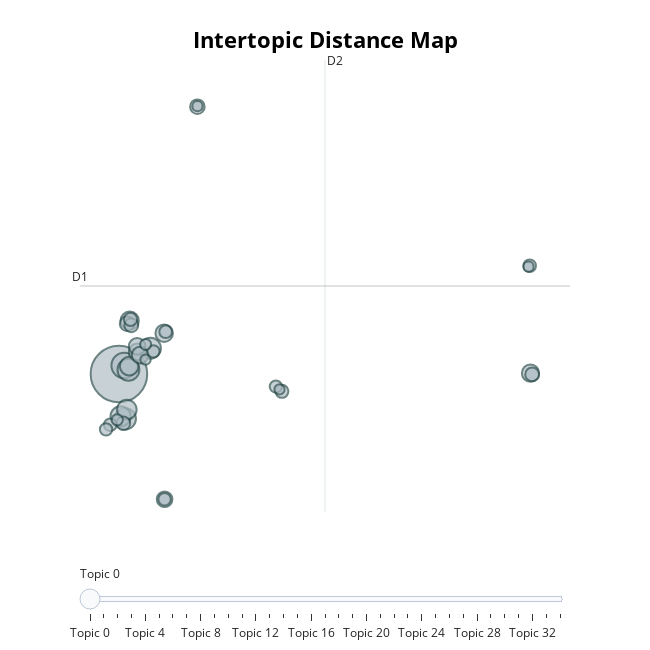

Notebook cell for this chart:
### Code cell
topic_model.visualize_topics()

### Figure 1 — Plotly figure (JSON) as saved in the notebook; plotly's stock layout.template omitted (floating-point values rounded to 4 significant figures)
{"data": [{"customdata": [[0, "child | care | families | quality | parents", 6638], [1, "equal | pay | work | paid | deserve", 1348], [2, "sport | sports | equal | athletes | gender", 995], [3, "muslim | talaq | triple | bill | court", 945], [4, "workplace | harassment | sexual | eeoc | discrimination", 911], [5, "violence | based | gender | domestic | women", 846], [6, "students | sexual | university | harassment | campus", 793], [7, "candidates | female | clinton | hillary | president", 727], [8, "film | hollywood | films | movie | industry", 689], [9, "equality | gender | commitment | think | progress", 635], [10, "harassment | sexual | allegations | committee | complaint", 616], [11, "gap | gender | pay | close | closing", 595], [12, "discrimination | sex | transgender | title | ix", 571], [13, "harassment | sexual | severe | pervasive | think", 571], [14, "muslim | islam | oppression | women | muslims", 509], [15, "military | uniform | men | forces | armed", 440], [16, "metoo | movement | sexual | harassment | assault", 439], [17, "fight | thief | game | fighting | fought", 401], [18, "fox | news | ailes | oreilly | harassment", 395], [19, "indigenous | missing | murdered | girls | women", 392], [20, "speak | sexual | courage | men | harassment", 362], [21, "parenthood | planned | rights | lgbt | civil", 350], [22, "rights | human | women | right | stand", 335], [23, "canada | equality | gender | world | canadian", 330], [24, "congress | harassment | sexual | capitol | taxpayer", 327], [25, "wear | muslim | hijab | wearing | black", 320], [26, "stereotypes | gender | harmful | advancing | code", 319], [27, "india | participation | haj | women | mehram", 318], [28, "abortion | rights | right | women | reproductive", 311], [29, "saudi | arabia | israel | rights | activists", 263], [30, "tolerance | zero | policy | sexual | harassment", 254], [31, "culture | harassment | sexual | change | springfield", 220], [32, "attack | rights | health | access | women", 218], [33, "senate | franken | senator | moore | roy", 217], [34, "police | men | department | officers | enforcement", 217]], "hovertemplate": "<b>Topic %{customdata[0]}</b><br>Words: %{customdata[1]}<br>Size: %{customdata[2]}", "legendgroup": "", "marker": {"color": "#B0BEC5", "line": {"color": "DarkSlateGrey", "width": 2}, "size": [6638, 1348, 995, 945, 911, 846, 793, 727, 689, 635, 616, 595, 571, 571, 509, 440, 439, 401, 395, 392, 362, 350, 335, 330, 327, 320, 319, 318, 311, 263, 254, 220, 218, 217, 217], "sizemode": "area", "sizeref": 4.149, "symbol": "circle"}, "mode": "markers", "name": "", "orientation": "v", "showlegend": false, "type": "scatter", "x": [-8.022, -7.759, -7.548, -7.706, -6.453, -7.94, -7.628, -7.509, -7.485, -5.766, 12.5, -7.111, -7.115, -6.969, -5.745, -4.11, -7.617, -7.405, 12.59, -7.803, -7.443, 0.1069, -5.691, -8.454, 12.46, -5.745, -6.303, -8.664, -0.1962, -8.104, -6.691, -6.695, -0.01499, 12.41, -4.105], "xaxis": "x", "y": [2.533, 3.067, 2.795, -0.2892, 4.152, -0.1382, 0.2946, 3.019, 5.883, 5.098, 2.583, 3.913, 4.264, 3.716, -5.349, 19.34, 5.691, 5.597, 2.501, -0.5686, 5.964, 1.438, 5.19, -0.6645, 9.337, -5.347, 3.954, -0.9518, 1.741, -0.3506, 4.386, 3.43, 1.56, 9.28, 19.37], "yaxis": "y"}], "layout": {"annotations": [{"showarrow": false, "text": "D1", "x": -9.964, "y": 8.064, "yshift": 10}, {"showarrow": false, "text": "D2", "x": 2.255, "xshift": 10, "y": 22.28}], "height": 650, "hoverlabel": {"bgcolor": "white", "font": {"family": "Rockwell", "size": 16}}, "legend": {"itemsizing": "constant", "tracegroupgap": 0}, "margin": {"t": 60}, "shapes": [{"line": {"color": "#CFD8DC", "width": 2}, "type": "line", "x0": 2.255, "x1": 2.255, "y0": -6.151, "y1": 22.28}, {"line": {"color": "#9E9E9E", "width": 2}, "type": "line", "x0": -9.964, "x1": 14.47, "y0": 8.064, "y1": 8.064}], "sliders": [{"active": 0, "pad": {"t": 50}, "steps": [{"args": [{"marker.color": [["red", "#B0BEC5", "#B0BEC5", "#B0BEC5", "#B0BEC5", "#B0BEC5", "#B0BEC5", "#B0BEC5", "#B0BEC5", "#B0BEC5", "#B0BEC5", "#B0BEC5", "#B0BEC5", "#B0BEC5", "#B0BEC5", "#B0BEC5", "#B0BEC5", "#B0BEC5", "#B0BEC5", "#B0BEC5", "#B0BEC5", "#B0BEC5", "#B0BEC5", "#B0BEC5", "#B0BEC5", "#B0BEC5", "#B0BEC5", "#B0BEC5", "#B0BEC5", "#B0BEC5", "#B0BEC5", "#B0BEC5", "#B0BEC5", "#B0BEC5", "#B0BEC5"]]}], "label": "Topic 0", "method": "update"}, {"args": [{"marker.color": [["#B0BEC5", "red", "#B0BEC5", "#B0BEC5", "#B0BEC5", "#B0BEC5", "#B0BEC5", "#B0BEC5", "#B0BEC5", "#B0BEC5", "#B0BEC5", "#B0BEC5", "#B0BEC5", "#B0BEC5", "#B0BEC5", "#B0BEC5", "#B0BEC5", "#B0BEC5", "#B0BEC5", "#B0BEC5", "#B0BEC5", "#B0BEC5", "#B0BEC5", "#B0BEC5", "#B0BEC5", "#B0BEC5", "#B0BEC5", "#B0BEC5", "#B0BEC5", "#B0BEC5", "#B0BEC5", "#B0BEC5", "#B0BEC5", "#B0BEC5", "#B0BEC5"]]}], "label": "Topic 1", "method": "update"}, {"args": [{"marker.color": [["#B0BEC5", "#B0BEC5", "red", "#B0BEC5", "#B0BEC5", "#B0BEC5", "#B0BEC5", "#B0BEC5", "#B0BEC5", "#B0BEC5", "#B0BEC5", "#B0BEC5", "#B0BEC5", "#B0BEC5", "#B0BEC5", "#B0BEC5", "#B0BEC5", "#B0BEC5", "#B0BEC5", "#B0BEC5", "#B0BEC5", "#B0BEC5", "#B0BEC5", "#B0BEC5", "#B0BEC5", "#B0BEC5", "#B0BEC5", "#B0BEC5", "#B0BEC5", "#B0BEC5", "#B0BEC5", "#B0BEC5", "#B0BEC5", "#B0BEC5", "#B0BEC5"]]}], "label": "Topic 2", "method": "update"}, {"args": [{"marker.color": [["#B0BEC5", "#B0BEC5", "#B0BEC5", "red", "#B0BEC5", "#B0BEC5", "#B0BEC5", "#B0BEC5", "#B0BEC5", "#B0BEC5", "#B0BEC5", "#B0BEC5", "#B0BEC5", "#B0BEC5", "#B0BEC5", "#B0BEC5", "#B0BEC5", "#B0BEC5", "#B0BEC5", "#B0BEC5", "#B0BEC5", "#B0BEC5", "#B0BEC5", "#B0BEC5", "#B0BEC5", "#B0BEC5", "#B0BEC5", "#B0BEC5", "#B0BEC5", "#B0BEC5", "#B0BEC5", "#B0BEC5", "#B0BEC5", "#B0BEC5", "#B0BEC5"]]}], "label": "Topic 3", "method": "update"}, {"args": [{"marker.color": [["#B0BEC5", "#B0BEC5", "#B0BEC5", "#B0BEC5", "red", "#B0BEC5", "#B0BEC5", "#B0BEC5", "#B0BEC5", "#B0BEC5", "#B0BEC5", "#B0BEC5", "#B0BEC5", "#B0BEC5", "#B0BEC5", "#B0BEC5", "#B0BEC5", "#B0BEC5", "#B0BEC5", "#B0BEC5", "#B0BEC5", "#B0BEC5", "#B0BEC5", "#B0BEC5", "#B0BEC5", "#B0BEC5", "#B0BEC5", "#B0BEC5", "#B0BEC5", "#B0BEC5", "#B0BEC5", "#B0BEC5", "#B0BEC5", "#B0BEC5", "#B0BEC5"]]}], "label": "Topic 4", "method": "update"}, {"args": [{"marker.color": [["#B0BEC5", "#B0BEC5", "#B0BEC5", "#B0BEC5", "#B0BEC5", "red", "#B0BEC5", "#B0BEC5", "#B0BEC5", "#B0BEC5", "#B0BEC5", "#B0BEC5", "#B0BEC5", "#B0BEC5", "#B0BEC5", "#B0BEC5", "#B0BEC5", "#B0BEC5", "#B0BEC5", "#B0BEC5", "#B0BEC5", "#B0BEC5", "#B0BEC5", "#B0BEC5", "#B0BEC5", "#B0BEC5", "#B0BEC5", "#B0BEC5", "#B0BEC5", "#B0BEC5", "#B0BEC5", "#B0BEC5", "#B0BEC5", "#B0BEC5", "#B0BEC5"]]}], "label": "Topic 5", "method": "update"}, {"args": [{"marker.color": [["#B0BEC5", "#B0BEC5", "#B0BEC5", "#B0BEC5", "#B0BEC5", "#B0BEC5", "red", "#B0BEC5", "#B0BEC5", "#B0BEC5", "#B0BEC5", "#B0BEC5", "#B0BEC5", "#B0BEC5", "#B0BEC5", "#B0BEC5", "#B0BEC5", "#B0BEC5", "#B0BEC5", "#B0BEC5", "#B0BEC5", "#B0BEC5", "#B0BEC5", "#B0BEC5", "#B0BEC5", "#B0BEC5", "#B0BEC5", "#B0BEC5", "#B0BEC5", "#B0BEC5", "#B0BEC5", "#B0BEC5", "#B0BEC5", "#B0BEC5", "#B0BEC5"]]}], "label": "Topic 6", "method": "update"}, {"args": [{"marker.color": [["#B0BEC5", "#B0BEC5", "#B0BEC5", "#B0BEC5", "#B0BEC5", "#B0BEC5", "#B0BEC5", "red", "#B0BEC5", "#B0BEC5", "#B0BEC5", "#B0BEC5", "#B0BEC5", "#B0BEC5", "#B0BEC5", "#B0BEC5", "#B0BEC5", "#B0BEC5", "#B0BEC5", "#B0BEC5", "#B0BEC5", "#B0BEC5", "#B0BEC5", "#B0BEC5", "#B0BEC5", "#B0BEC5", "#B0BEC5", "#B0BEC5", "#B0BEC5", "#B0BEC5", "#B0BEC5", "#B0BEC5", "#B0BEC5", "#B0BEC5", "#B0BEC5"]]}], "label": "Topic 7", "method": "update"}, {"args": [{"marker.color": [["#B0BEC5", "#B0BEC5", "#B0BEC5", "#B0BEC5", "#B0BEC5", "#B0BEC5", "#B0BEC5", "#B0BEC5", "red", "#B0BEC5", "#B0BEC5", "#B0BEC5", "#B0BEC5", "#B0BEC5", "#B0BEC5", "#B0BEC5", "#B0BEC5", "#B0BEC5", "#B0BEC5", "#B0BEC5", "#B0BEC5", "#B0BEC5", "#B0BEC5", "#B0BEC5", "#B0BEC5", "#B0BEC5", "#B0BEC5", "#B0BEC5", "#B0BEC5", "#B0BEC5", "#B0BEC5", "#B0BEC5", "#B0BEC5", "#B0BEC5", "#B0BEC5"]]}], "label": "Topic 8", "method": "update"}, {"args": [{"marker.color": [["#B0BEC5", "#B0BEC5", "#B0BEC5", "#B0BEC5", "#B0BEC5", "#B0BEC5", "#B0BEC5", "#B0BEC5", "#B0BEC5", "red", "#B0BEC5", "#B0BEC5", "#B0BEC5", "#B0BEC5", "#B0BEC5", "#B0BEC5", "#B0BEC5", "#B0BEC5", "#B0BEC5", "#B0BEC5", "#B0BEC5", "#B0BEC5", "#B0BEC5", "#B0BEC5", "#B0BEC5", "#B0BEC5", "#B0BEC5", "#B0BEC5", "#B0BEC5", "#B0BEC5", "#B0BEC5", "#B0BEC5", "#B0BEC5", "#B0BEC5", "#B0BEC5"]]}], "label": "Topic 9", "method": "update"}, {"args": [{"marker.color": [["#B0BEC5", "#B0BEC5", "#B0BEC5", "#B0BEC5", "#B0BEC5", "#B0BEC5", "#B0BEC5", "#B0BEC5", "#B0BEC5", "#B0BEC5", "red", "#B0BEC5", "#B0BEC5", "#B0BEC5", "#B0BEC5", "#B0BEC5", "#B0BEC5", "#B0BEC5", "#B0BEC5", "#B0BEC5", "#B0BEC5", "#B0BEC5", "#B0BEC5", "#B0BEC5", "#B0BEC5", "#B0BEC5", "#B0BEC5", "#B0BEC5", "#B0BEC5", "#B0BEC5", "#B0BEC5", "#B0BEC5", "#B0BEC5", "#B0BEC5", "#B0BEC5"]]}], "label": "Topic 10", "method": "update"}, {"args": [{"marker.color": [["#B0BEC5", "#B0BEC5", "#B0BEC5", "#B0BEC5", "#B0BEC5", "#B0BEC5", "#B0BEC5", "#B0BEC5", "#B0BEC5", "#B0BEC5", "#B0BEC5", "red", "#B0BEC5", "#B0BEC5", "#B0BEC5", "#B0BEC5", "#B0BEC5", "#B0BEC5", "#B0BEC5", "#B0BEC5", "#B0BEC5", "#B0BEC5", "#B0BEC5", "#B0BEC5", "#B0BEC5", "#B0BEC5", "#B0BEC5", "#B0BEC5", "#B0BEC5", "#B0BEC5", "#B0BEC5", "#B0BEC5", "#B0BEC5", "#B0BEC5", "#B0BEC5"]]}], "label": "Topic 11", "method": "update"}, {"args": [{"marker.color": [["#B0BEC5", "#B0BEC5", "#B0BEC5", "#B0BEC5", "#B0BEC5", "#B0BEC5", "#B0BEC5", "#B0BEC5", "#B0BEC5", "#B0BEC5", "#B0BEC5", "#B0BEC5", "red", "#B0BEC5", "#B0BEC5", "#B0BEC5", "#B0BEC5", "#B0BEC5", "#B0BEC5", "#B0BEC5", "#B0BEC5", "#B0BEC5", "#B0BEC5", "#B0BEC5", "#B0BEC5", "#B0BEC5", "#B0BEC5", "#B0BEC5", "#B0BEC5", "#B0BEC5", "#B0BEC5", "#B0BEC5", "#B0BEC5", "#B0BEC5", "#B0BEC5"]]}], "label": "Topic 12", "method": "update"}, {"args": [{"marker.color": [["#B0BEC5", "#B0BEC5", "#B0BEC5", "#B0BEC5", "#B0BEC5", "#B0BEC5", "#B0BEC5", "#B0BEC5", "#B0BEC5", "#B0BEC5", "#B0BEC5", "#B0BEC5", "#B0BEC5", "red", "#B0BEC5", "#B0BEC5", "#B0BEC5", "#B0BEC5", "#B0BEC5", "#B0BEC5", "#B0BEC5", "#B0BEC5", "#B0BEC5", "#B0BEC5", "#B0BEC5", "#B0BEC5", "#B0BEC5", "#B0BEC5", "#B0BEC5", "#B0BEC5", "#B0BEC5", "#B0BEC5", "#B0BEC5", "#B0BEC5", "#B0BEC5"]]}], "label": "Topic 13", "method": "update"}, {"args": [{"marker.color": [["#B0BEC5", "#B0BEC5", "#B0BEC5", "#B0BEC5", "#B0BEC5", "#B0BEC5", "#B0BEC5", "#B0BEC5", "#B0BEC5", "#B0BEC5", "#B0BEC5", "#B0BEC5", "#B0BEC5", "#B0BEC5", "red", "#B0BEC5", "#B0BEC5", "#B0BEC5", "#B0BEC5", "#B0BEC5", "#B0BEC5", "#B0BEC5", "#B0BEC5", "#B0BEC5", "#B0BEC5", "#B0BEC5", "#B0BEC5", "#B0BEC5", "#B0BEC5", "#B0BEC5", "#B0BEC5", "#B0BEC5", "#B0BEC5", "#B0BEC5", "#B0BEC5"]]}], "label": "Topic 14", "method": "update"}, {"args": [{"marker.color": [["#B0BEC5", "#B0BEC5", "#B0BEC5", "#B0BEC5", "#B0BEC5", "#B0BEC5", "#B0BEC5", "#B0BEC5", "#B0BEC5", "#B0BEC5", "#B0BEC5", "#B0BEC5", "#B0BEC5", "#B0BEC5", "#B0BEC5", "red", "#B0BEC5", "#B0BEC5", "#B0BEC5", "#B0BEC5", "#B0BEC5", "#B0BEC5", "#B0BEC5", "#B0BEC5", "#B0BEC5", "#B0BEC5", "#B0BEC5", "#B0BEC5", "#B0BEC5", "#B0BEC5", "#B0BEC5", "#B0BEC5", "#B0BEC5", "#B0BEC5", "#B0BEC5"]]}], "label": "Topic 15", "method": "update"}, {"args": [{"marker.color": [["#B0BEC5", "#B0BEC5", "#B0BEC5", "#B0BEC5", "#B0BEC5", "#B0BEC5", "#B0BEC5", "#B0BEC5", "#B0BEC5", "#B0BEC5", "#B0BEC5", "#B0BEC5", "#B0BEC5", "#B0BEC5", "#B0BEC5", "#B0BEC5", "red", "#B0BEC5", "#B0BEC5", "#B0BEC5", "#B0BEC5", "#B0BEC5", "#B0BEC5", "#B0BEC5", "#B0BEC5", "#B0BEC5", "#B0BEC5", "#B0BEC5", "#B0BEC5", "#B0BEC5", "#B0BEC5", "#B0BEC5", "#B0BEC5", "#B0BEC5", "#B0BEC5"]]}], "label": "Topic 16", "method": "update"}, {"args": [{"marker.color": [["#B0BEC5", "#B0BEC5", "#B0BEC5", "#B0BEC5", "#B0BEC5", "#B0BEC5", "#B0BEC5", "#B0BEC5", "#B0BEC5", "#B0BEC5", "#B0BEC5", "#B0BEC5", "#B0BEC5", "#B0BEC5", "#B0BEC5", "#B0BEC5", "#B0BEC5", "red", "#B0BEC5", "#B0BEC5", "#B0BEC5", "#B0BEC5", "#B0BEC5", "#B0BEC5", "#B0BEC5", "#B0BEC5", "#B0BEC5", "#B0BEC5", "#B0BEC5", "#B0BEC5", "#B0BEC5", "#B0BEC5", "#B0BEC5", "#B0BEC5", "#B0BEC5"]]}], "label": "Topic 17", "method": "update"}, {"args": [{"marker.color": [["#B0BEC5", "#B0BEC5", "#B0BEC5", "#B0BEC5", "#B0BEC5", "#B0BEC5", "#B0BEC5", "#B0BEC5", "#B0BEC5", "#B0BEC5", "#B0BEC5", "#B0BEC5", "#B0BEC5", "#B0BEC5", "#B0BEC5", "#B0BEC5", "#B0BEC5", "#B0BEC5", "red", "#B0BEC5", "#B0BEC5", "#B0BEC5", "#B0BEC5", "#B0BEC5", "#B0BEC5", "#B0BEC5", "#B0BEC5", "#B0BEC5", "#B0BEC5", "#B0BEC5", "#B0BEC5", "#B0BEC5", "#B0BEC5", "#B0BEC5", "#B0BEC5"]]}], "label": "Topic 18", "method": "update"}, {"args": [{"marker.color": [["#B0BEC5", "#B0BEC5", "#B0BEC5", "#B0BEC5", "#B0BEC5", "#B0BEC5", "#B0BEC5", "#B0BEC5", "#B0BEC5", "#B0BEC5", "#B0BEC5", "#B0BEC5", "#B0BEC5", "#B0BEC5", "#B0BEC5", "#B0BEC5", "#B0BEC5", "#B0BEC5", "#B0BEC5", "red", "#B0BEC5", "#B0BEC5", "#B0BEC5", "#B0BEC5", "#B0BEC5", "#B0BEC5", "#B0BEC5", "#B0BEC5", "#B0BEC5", "#B0BEC5", "#B0BEC5", "#B0BEC5", "#B0BEC5", "#B0BEC5", "#B0BEC5"]]}], "label": "Topic 19", "method": "update"}, {"args": [{"marker.color": [["#B0BEC5", "#B0BEC5", "#B0BEC5", "#B0BEC5", "#B0BEC5", "#B0BEC5", "#B0BEC5", "#B0BEC5", "#B0BEC5", "#B0BEC5", "#B0BEC5", "#B0BEC5", "#B0BEC5", "#B0BEC5", "#B0BEC5", "#B0BEC5", "#B0BEC5", "#B0BEC5", "#B0BEC5", "#B0BEC5", "red", "#B0BEC5", "#B0BEC5", "#B0BEC5", "#B0BEC5", "#B0BEC5", "#B0BEC5", "#B0BEC5", "#B0BEC5", "#B0BEC5", "#B0BEC5", "#B0BEC5", "#B0BEC5", "#B0BEC5", "#B0BEC5"]]}], "label": "Topic 20", "method": "update"}, {"args": [{"marker.color": [["#B0BEC5", "#B0BEC5", "#B0BEC5", "#B0BEC5", "#B0BEC5", "#B0BEC5", "#B0BEC5", "#B0BEC5", "#B0BEC5", "#B0BEC5", "#B0BEC5", "#B0BEC5", "#B0BEC5", "#B0BEC5", "#B0BEC5", "#B0BEC5", "#B0BEC5", "#B0BEC5", "#B0BEC5", "#B0BEC5", "#B0BEC5", "red", "#B0BEC5", "#B0BEC5", "#B0BEC5", "#B0BEC5", "#B0BEC5", "#B0BEC5", "#B0BEC5", "#B0BEC5", "#B0BEC5", "#B0BEC5", "#B0BEC5", "#B0BEC5", "#B0BEC5"]]}], "label": "Topic 21", "method": "update"}, {"args": [{"marker.color": [["#B0BEC5", "#B0BEC5", "#B0BEC5", "#B0BEC5", "#B0BEC5", "#B0BEC5", "#B0BEC5", "#B0BEC5", "#B0BEC5", "#B0BEC5", "#B0BEC5", "#B0BEC5", "#B0BEC5", "#B0BEC5", "#B0BEC5", "#B0BEC5", "#B0BEC5", "#B0BEC5", "#B0BEC5", "#B0BEC5", "#B0BEC5", "#B0BEC5", "red", "#B0BEC5", "#B0BEC5", "#B0BEC5", "#B0BEC5", "#B0BEC5", "#B0BEC5", "#B0BEC5", "#B0BEC5", "#B0BEC5", "#B0BEC5", "#B0BEC5", "#B0BEC5"]]}], "label": "Topic 22", "method": "update"}, {"args": [{"marker.color": [["#B0BEC5", "#B0BEC5", "#B0BEC5", "#B0BEC5", "#B0BEC5", "#B0BEC5", "#B0BEC5", "#B0BEC5", "#B0BEC5", "#B0BEC5", "#B0BEC5", "#B0BEC5", "#B0BEC5", "#B0BEC5", "#B0BEC5", "#B0BEC5", "#B0BEC5", "#B0BEC5", "#B0BEC5", "#B0BEC5", "#B0BEC5", "#B0BEC5", "#B0BEC5", "red", "#B0BEC5", "#B0BEC5", "#B0BEC5", "#B0BEC5", "#B0BEC5", "#B0BEC5", "#B0BEC5", "#B0BEC5", "#B0BEC5", "#B0BEC5", "#B0BEC5"]]}], "label": "Topic 23", "method": "update"}, {"args": [{"marker.color": [["#B0BEC5", "#B0BEC5", "#B0BEC5", "#B0BEC5", "#B0BEC5", "#B0BEC5", "#B0BEC5", "#B0BEC5", "#B0BEC5", "#B0BEC5", "#B0BEC5", "#B0BEC5", "#B0BEC5", "#B0BEC5", "#B0BEC5", "#B0BEC5", "#B0BEC5", "#B0BEC5", "#B0BEC5", "#B0BEC5", "#B0BEC5", "#B0BEC5", "#B0BEC5", "#B0BEC5", "red", "#B0BEC5", "#B0BEC5", "#B0BEC5", "#B0BEC5", "#B0BEC5", "#B0BEC5", "#B0BEC5", "#B0BEC5", "#B0BEC5", "#B0BEC5"]]}], "label": "Topic 24", "method": "update"}, {"args": [{"marker.color": [["#B0BEC5", "#B0BEC5", "#B0BEC5", "#B0BEC5", "#B0BEC5", "#B0BEC5", "#B0BEC5", "#B0BEC5", "#B0BEC5", "#B0BEC5", "#B0BEC5", "#B0BEC5", "#B0BEC5", "#B0BEC5", "#B0BEC5", "#B0BEC5", "#B0BEC5", "#B0BEC5", "#B0BEC5", "#B0BEC5", "#B0BEC5", "#B0BEC5", "#B0BEC5", "#B0BEC5", "#B0BEC5", "red", "#B0BEC5", "#B0BEC5", "#B0BEC5", "#B0BEC5", "#B0BEC5", "#B0BEC5", "#B0BEC5", "#B0BEC5", "#B0BEC5"]]}], "label": "Topic 25", "method": "update"}, {"args": [{"marker.color": [["#B0BEC5", "#B0BEC5", "#B0BEC5", "#B0BEC5", "#B0BEC5", "#B0BEC5", "#B0BEC5", "#B0BEC5", "#B0BEC5", "#B0BEC5", "#B0BEC5", "#B0BEC5", "#B0BEC5", "#B0BEC5", "#B0BEC5", "#B0BEC5", "#B0BEC5", "#B0BEC5", "#B0BEC5", "#B0BEC5", "#B0BEC5", "#B0BEC5", "#B0BEC5", "#B0BEC5", "#B0BEC5", "#B0BEC5", "red", "#B0BEC5", "#B0BEC5", "#B0BEC5", "#B0BEC5", "#B0BEC5", "#B0BEC5", "#B0BEC5", "#B0BEC5"]]}], "label": "Topic 26", "method": "update"}, {"args": [{"marker.color": [["#B0BEC5", "#B0BEC5", "#B0BEC5", "#B0BEC5", "#B0BEC5", "#B0BEC5", "#B0BEC5", "#B0BEC5", "#B0BEC5", "#B0BEC5", "#B0BEC5", "#B0BEC5", "#B0BEC5", "#B0BEC5", "#B0BEC5", "#B0BEC5", "#B0BEC5", "#B0BEC5", "#B0BEC5", "#B0BEC5", "#B0BEC5", "#B0BEC5", "#B0BEC5", "#B0BEC5", "#B0BEC5", "#B0BEC5", "#B0BEC5", "red", "#B0BEC5", "#B0BEC5", "#B0BEC5", "#B0BEC5", "#B0BEC5", "#B0BEC5", "#B0BEC5"]]}], "label": "Topic 27", "method": "update"}, {"args": [{"marker.color": [["#B0BEC5", "#B0BEC5", "#B0BEC5", "#B0BEC5", "#B0BEC5", "#B0BEC5", "#B0BEC5", "#B0BEC5", "#B0BEC5", "#B0BEC5", "#B0BEC5", "#B0BEC5", "#B0BEC5", "#B0BEC5", "#B0BEC5", "#B0BEC5", "#B0BEC5", "#B0BEC5", "#B0BEC5", "#B0BEC5", "#B0BEC5", "#B0BEC5", "#B0BEC5", "#B0BEC5", "#B0BEC5", "#B0BEC5", "#B0BEC5", "#B0BEC5", "red", "#B0BEC5", "#B0BEC5", "#B0BEC5", "#B0BEC5", "#B0BEC5", "#B0BEC5"]]}], "label": "Topic 28", "method": "update"}, {"args": [{"marker.color": [["#B0BEC5", "#B0BEC5", "#B0BEC5", "#B0BEC5", "#B0BEC5", "#B0BEC5", "#B0BEC5", "#B0BEC5", "#B0BEC5", "#B0BEC5", "#B0BEC5", "#B0BEC5", "#B0BEC5", "#B0BEC5", "#B0BEC5", "#B0BEC5", "#B0BEC5", "#B0BEC5", "#B0BEC5", "#B0BEC5", "#B0BEC5", "#B0BEC5", "#B0BEC5", "#B0BEC5", "#B0BEC5", "#B0BEC5", "#B0BEC5", "#B0BEC5", "#B0BEC5", "red", "#B0BEC5", "#B0BEC5", "#B0BEC5", "#B0BEC5", "#B0BEC5"]]}], "label": "Topic 29", "method": "update"}, {"args": [{"marker.color": [["#B0BEC5", "#B0BEC5", "#B0BEC5", "#B0BEC5", "#B0BEC5", "#B0BEC5", "#B0BEC5", "#B0BEC5", "#B0BEC5", "#B0BEC5", "#B0BEC5", "#B0BEC5", "#B0BEC5", "#B0BEC5", "#B0BEC5", "#B0BEC5", "#B0BEC5", "#B0BEC5", "#B0BEC5", "#B0BEC5", "#B0BEC5", "#B0BEC5", "#B0BEC5", "#B0BEC5", "#B0BEC5", "#B0BEC5", "#B0BEC5", "#B0BEC5", "#B0BEC5", "#B0BEC5", "red", "#B0BEC5", "#B0BEC5", "#B0BEC5", "#B0BEC5"]]}], "label": "Topic 30", "method": "update"}, {"args": [{"marker.color": [["#B0BEC5", "#B0BEC5", "#B0BEC5", "#B0BEC5", "#B0BEC5", "#B0BEC5", "#B0BEC5", "#B0BEC5", "#B0BEC5", "#B0BEC5", "#B0BEC5", "#B0BEC5", "#B0BEC5", "#B0BEC5", "#B0BEC5", "#B0BEC5", "#B0BEC5", "#B0BEC5", "#B0BEC5", "#B0BEC5", "#B0BEC5", "#B0BEC5", "#B0BEC5", "#B0BEC5", "#B0BEC5", "#B0BEC5", "#B0BEC5", "#B0BEC5", "#B0BEC5", "#B0BEC5", "#B0BEC5", "red", "#B0BEC5", "#B0BEC5", "#B0BEC5"]]}], "label": "Topic 31", "method": "update"}, {"args": [{"marker.color": [["#B0BEC5", "#B0BEC5", "#B0BEC5", "#B0BEC5", "#B0BEC5", "#B0BEC5", "#B0BEC5", "#B0BEC5", "#B0BEC5", "#B0BEC5", "#B0BEC5", "#B0BEC5", "#B0BEC5", "#B0BEC5", "#B0BEC5", "#B0BEC5", "#B0BEC5", "#B0BEC5", "#B0BEC5", "#B0BEC5", "#B0BEC5", "#B0BEC5", "#B0BEC5", "#B0BEC5", "#B0BEC5", "#B0BEC5", "#B0BEC5", "#B0BEC5", "#B0BEC5", "#B0BEC5", "#B0BEC5", "#B0BEC5", "red", "#B0BEC5", "#B0BEC5"]]}], "label": "Topic 32", "method": "update"}, {"args": [{"marker.color": [["#B0BEC5", "#B0BEC5", "#B0BEC5", "#B0BEC5", "#B0BEC5", "#B0BEC5", "#B0BEC5", "#B0BEC5", "#B0BEC5", "#B0BEC5", "#B0BEC5", "#B0BEC5", "#B0BEC5", "#B0BEC5", "#B0BEC5", "#B0BEC5", "#B0BEC5", "#B0BEC5", "#B0BEC5", "#B0BEC5", "#B0BEC5", "#B0BEC5", "#B0BEC5", "#B0BEC5", "#B0BEC5", "#B0BEC5", "#B0BEC5", "#B0BEC5", "#B0BEC5", "#B0BEC5", "#B0BEC5", "#B0BEC5", "#B0BEC5", "red", "#B0BEC5"]]}], "label": "Topic 33", "method": "update"}, {"args": [{"marker.color": [["#B0BEC5", "#B0BEC5", "#B0BEC5", "#B0BEC5", "#B0BEC5", "#B0BEC5", "#B0BEC5", "#B0BEC5", "#B0BEC5", "#B0BEC5", "#B0BEC5", "#B0BEC5", "#B0BEC5", "#B0BEC5", "#B0BEC5", "#B0BEC5", "#B0BEC5", "#B0BEC5", "#B0BEC5", "#B0BEC5", "#B0BEC5", "#B0BEC5", "#B0BEC5", "#B0BEC5", "#B0BEC5", "#B0BEC5", "#B0BEC5", "#B0BEC5", "#B0BEC5", "#B0BEC5", "#B0BEC5", "#B0BEC5", "#B0BEC5", "#B0BEC5", "red"]]}], "label": "Topic 34", "method": "update"}]}], "title": {"font": {"color": "Black", "size": 22}, "text": "<b>Intertopic Distance Map", "x": 0.5, "xanchor": "center", "y": 0.95, "yanchor": "top"}, "width": 650, "xaxis": {"anchor": "y", "domain": [0, 1], "range": [-9.964, 14.47], "title": {"text": ""}, "visible": false}, "yaxis": {"anchor": "x", "domain": [0, 1], "range": [-6.151, 22.28], "title": {"text": ""}, "visible": false}}}
